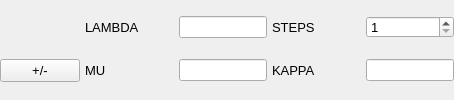
	<widget class="QWidget" name="panelSmoothingParameters">
	  <property name="sizePolicy">
	    <sizepolicy hsizetype="Expanding" vsizetype="Fixed">
	      <horstretch>0</horstretch>
	      <verstretch>0</verstretch>
	    </sizepolicy>
	  </property>
	  <property name="visible">
	    <bool>false</bool>
	  </property>

	  <layout class="QGridLayout" name="panelSmoothingParametersGridLayout">
	    <property name="leftMargin">
	      <number>0</number>
	    </property>
	    <property name="topMargin">
	      <number>0</number>
	    </property>
	    <property name="rightMargin">
	      <number>0</number>
	    </property>
	    <property name="bottomMargin">
	      <number>0</number>
	    </property>
	    <property name="spacing">
	      <number>5</number>
	    </property>

	    <!-- item row="0" column="0">
	    </item -->

	    <item row="0" column="1">
	      <widget class="QLabel" name="labelLambda">
		<property name="sizePolicy">
		  <sizepolicy hsizetype="Expanding" vsizetype="Fixed">
		    <horstretch>1</horstretch>
		    <verstretch>0</verstretch>
		  </sizepolicy>
		</property>
		<property name="minimumSize">
		  <size>
		    <width>50</width>
		    <height>22</height>
		  </size>
		</property>
		<property name="maximumSize">
		  <size>
		    <width>10000</width>
		    <height>22</height>
		  </size>
		</property>
		<property name="alignment">
		  <set>Qt::AlignLeft|Qt::AlignVCenter</set>
		</property>
		<property name="margin">
		  <number>5</number>
		</property>
		<property name="text">
		  <string>LAMBDA</string>
		</property>
		<property name="font">
		  <font>
		    <pointsize>10</pointsize>
		  </font>
		</property>
	      </widget>
	    </item>

	    <item row="0" column="2">
	      <widget class="QLineEdit" name="editLambda">
		<property name="sizePolicy">
		  <sizepolicy hsizetype="Expanding" vsizetype="Fixed">
		    <horstretch>5</horstretch>
		    <verstretch>0</verstretch>
		  </sizepolicy>
		</property>
		<property name="minimumSize">
		  <size>
		    <width>50</width>
		    <height>22</height>
		  </size>
		</property>
		<property name="maximumSize">
		  <size>
		    <width>10000</width>
		    <height>22</height>
		  </size>
		</property>
		<property name="text">
		  <string/>
		</property>
		<property name="font">
		  <font>
		    <pointsize>10</pointsize>
		  </font>
		</property>
	      </widget>
	    </item>

	    <item row="0" column="3">
	      <widget class="QLabel" name="labelSmoothingSteps">
		<property name="sizePolicy">
		  <sizepolicy hsizetype="Expanding" vsizetype="Fixed">
		    <horstretch>5</horstretch>
		    <verstretch>0</verstretch>
		  </sizepolicy>
		</property>
		<property name="minimumSize">
		  <size>
		    <width>50</width>
		    <height>22</height>
		  </size>
		</property>
		<property name="maximumSize">
		  <size>
		    <width>10000</width>
		    <height>22</height>
		  </size>
		</property>
		<property name="alignment">
		  <set>Qt::AlignLeft|Qt::AlignVCenter</set>
		</property>
		<property name="margin">
		  <number>5</number>
		</property>
		<property name="text">
		  <string>STEPS</string>
		</property>
		<property name="font">
		  <font>
		    <pointsize>10</pointsize>
		  </font>
		</property>
	      </widget>
	    </item>

	    <item row="0" column="4">
	      <widget class="QSpinBox" name="spinBoxSmoothingSteps">
		<property name="sizePolicy">
		  <sizepolicy hsizetype="Expanding" vsizetype="Fixed">
		    <horstretch>1</horstretch>
		    <verstretch>0</verstretch>
		  </sizepolicy>
		</property>
		<property name="minimumSize">
		  <size>
		    <width>50</width>
		    <height>22</height>
		  </size>
		</property>
		<property name="maximumSize">
		  <size>
		    <width>10000</width>
		    <height>22</height>
		  </size>
		</property>
		<property name="minimum">
		  <number>1</number>
		</property>
		<property name="value">
		  <number>1</number>
		</property>
		<property name="font">
		  <font>
		    <pointsize>10</pointsize>
		  </font>
		</property>
	      </widget>
	    </item>

	    <item row="1" column="0">
	      <widget class="QPushButton"
		      name="pushButtonMuToggleSign">
		<property name="sizePolicy">
		  <sizepolicy hsizetype="Expanding" vsizetype="Fixed">
		    <horstretch>1</horstretch>
		    <verstretch>0</verstretch>
		  </sizepolicy>
		</property>
		<property name="text">
		  <string>+/-</string>
		</property>
		<property name="font">
		  <font>
		    <pointsize>10</pointsize>
		  </font>
		</property>
	      </widget>
	    </item>

	    <item row="1" column="1">
	      <widget class="QLabel" name="labelMu">
		<property name="sizePolicy">
		  <sizepolicy hsizetype="Expanding" vsizetype="Fixed">
		    <horstretch>5</horstretch>
		    <verstretch>0</verstretch>
		  </sizepolicy>
		</property>
		<property name="minimumSize">
		  <size>
		    <width>50</width>
		    <height>22</height>
		  </size>
		</property>
		<property name="maximumSize">
		  <size>
		    <width>10000</width>
		    <height>22</height>
		  </size>
		</property>
		<property name="alignment">
		  <set>Qt::AlignLeft|Qt::AlignVCenter</set>
		</property>
		<property name="margin">
		  <number>5</number>
		</property>
		<property name="text">
		  <string>MU</string>
		</property>
		<property name="font">
		  <font>
		    <pointsize>10</pointsize>
		  </font>
		</property>
	      </widget>
	    </item>

	    <item row="1" column="2">
	      <widget class="QLineEdit" name="editMu">
		<property name="sizePolicy">
		  <sizepolicy hsizetype="Expanding" vsizetype="Fixed">
		    <horstretch>5</horstretch>
		    <verstretch>0</verstretch>
		  </sizepolicy>
		</property>
		<property name="minimumSize">
		  <size>
		    <width>50</width>
		    <height>22</height>
		  </size>
		</property>
		<property name="maximumSize">
		  <size>
		    <width>10000</width>
		    <height>22</height>
		  </size>
		</property>
		<property name="text">
		  <string/>
		</property>
		<property name="font">
		  <font>
		    <pointsize>10</pointsize>
		  </font>
		</property>
	      </widget>
	    </item>

	    <item row="1" column="3">
	      <widget class="QLabel" name="labelKappa">
		<property name="sizePolicy">
		  <sizepolicy hsizetype="Expanding" vsizetype="Fixed">
		    <horstretch>5</horstretch>
		    <verstretch>0</verstretch>
		  </sizepolicy>
		</property>
		<property name="minimumSize">
		  <size>
		    <width>50</width>
		    <height>22</height>
		  </size>
		</property>
		<property name="maximumSize">
		  <size>
		    <width>10000</width>
		    <height>22</height>
		  </size>
		</property>
		<property name="alignment">
		  <set>Qt::AlignLeft|Qt::AlignVCenter</set>
		</property>
		<property name="margin">
		  <number>5</number>
		</property>
		<property name="text">
		  <string>KAPPA</string>
		</property>
		<property name="font">
		  <font>
		    <pointsize>10</pointsize>
		  </font>
		</property>
	      </widget>
	    </item>

	    <item row="1" column="4">
	      <widget class="QLineEdit" name="editKappa">
		<property name="sizePolicy">
		  <sizepolicy hsizetype="Expanding" vsizetype="Fixed">
		    <horstretch>5</horstretch>
		    <verstretch>0</verstretch>
		  </sizepolicy>
		</property>
		<property name="minimumSize">
		  <size>
		    <width>50</width>
		    <height>22</height>
		  </size>
		</property>
		<property name="maximumSize">
		  <size>
		    <width>10000</width>
		    <height>22</height>
		  </size>
		</property>
		<property name="text">
		  <string/>
		</property>
		<property name="font">
		  <font>
		    <pointsize>10</pointsize>
		  </font>
		</property>
	      </widget>
	    </item>


	  </layout>
	</widget>
